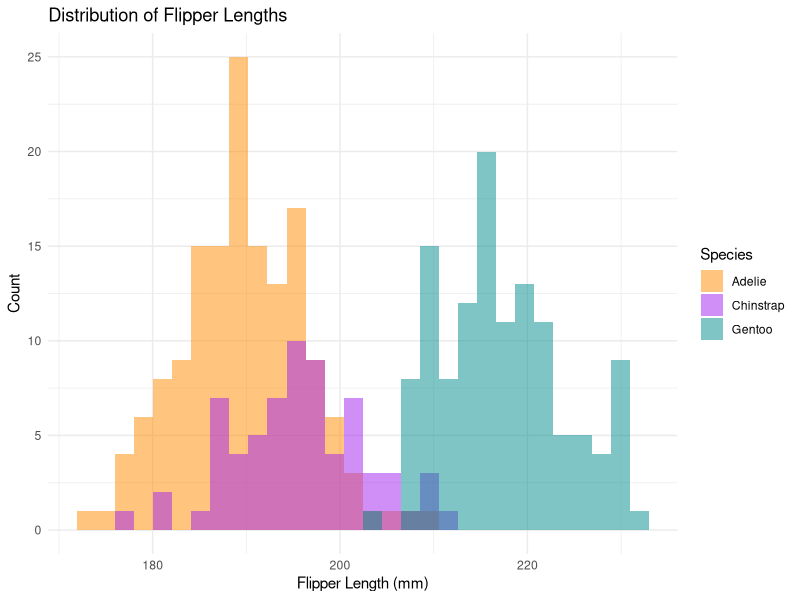

The R source for this figure:
## ---- chunk 1
#| label: setup
#| message: false
library(tidyverse)
library(palmerpenguins)
## ---- chunk 2
# Make your agreed-upon plot here, e.g.:
# penguins |> ggplot(aes(x = species, y = body_mass_g, fill = species)) + geom_boxplot()
ggplot(data = penguins, aes(x = flipper_length_mm, fill = species)) +
  geom_histogram(position = "identity", alpha = 0.5, bins = 30) +
  scale_fill_manual(values = c("darkorange", "purple", "cyan4")) +
  labs(title = "Distribution of Flipper Lengths",
       x = "Flipper Length (mm)",
       y = "Count",
       fill = "Species") +
  theme_minimal()
